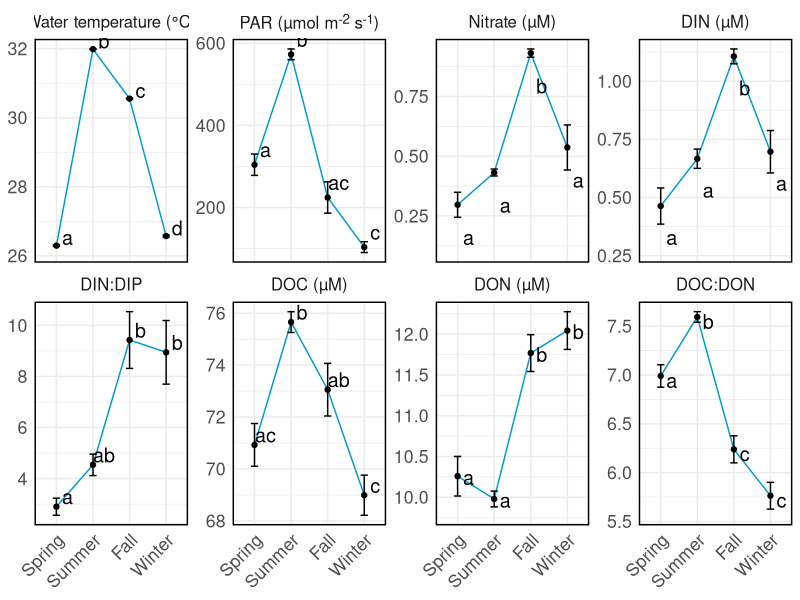
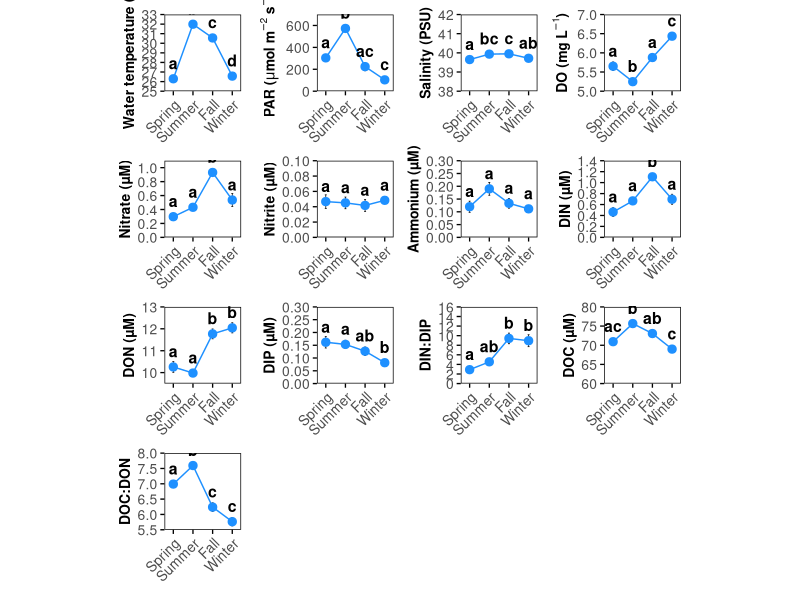
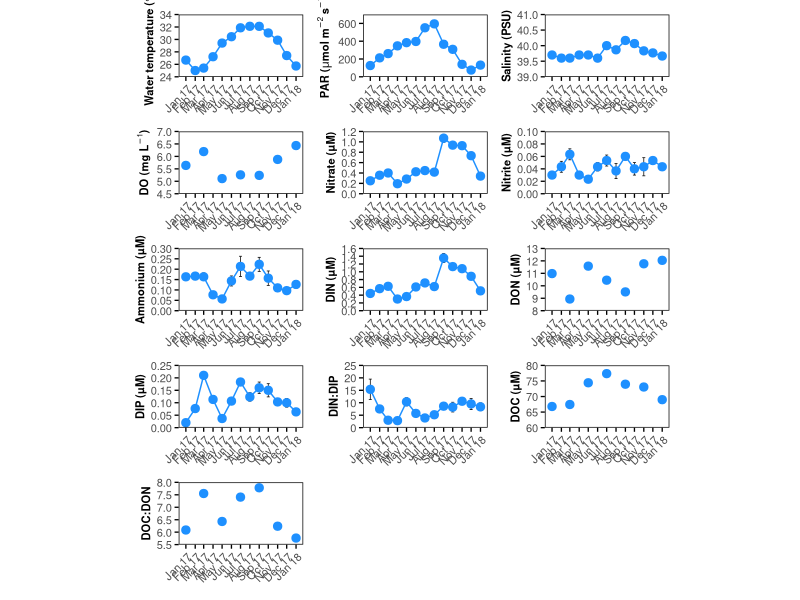
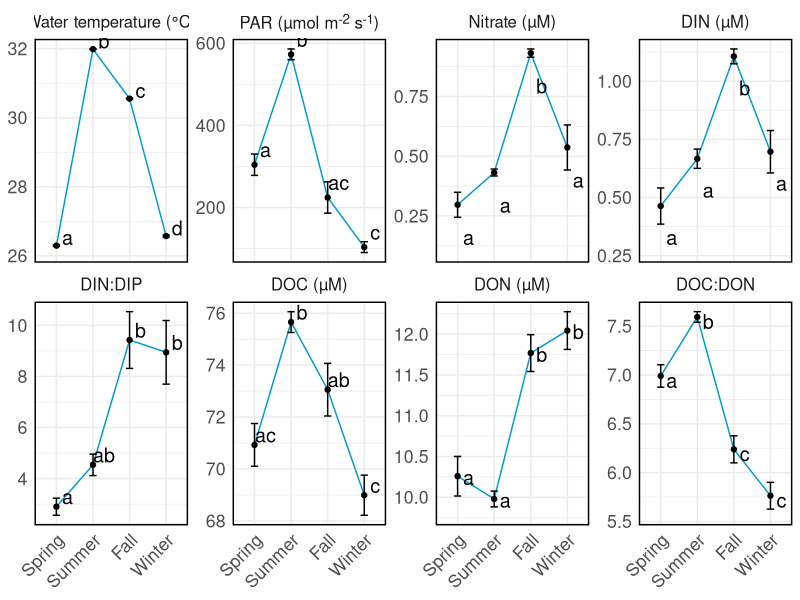
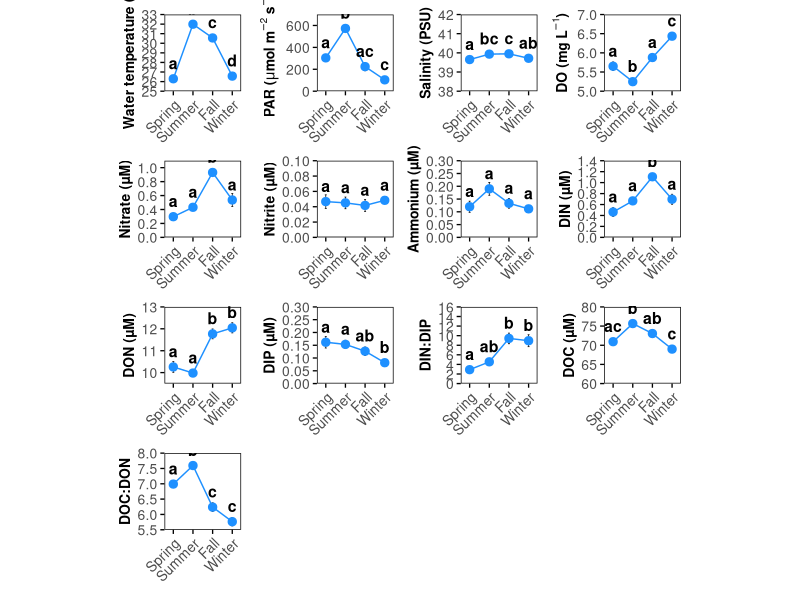
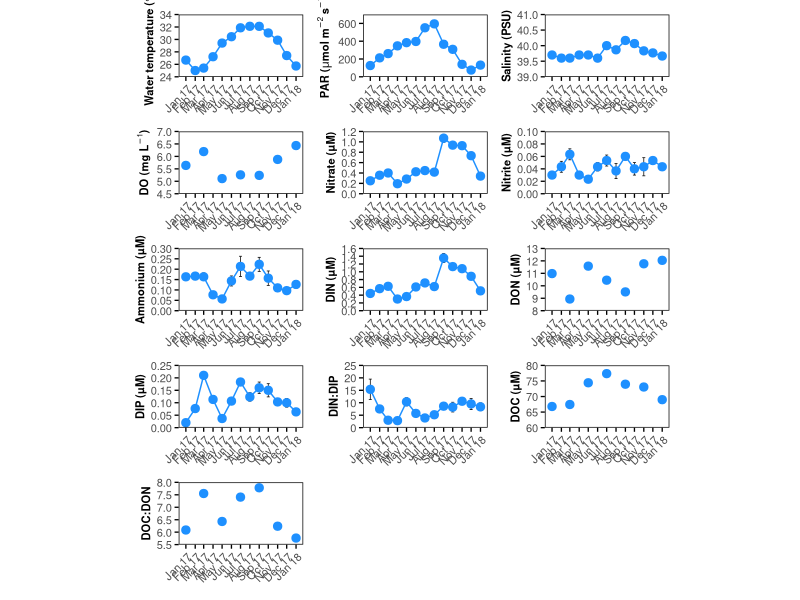

Generate these figures, in order, with R:
# Load required libraries

library(tidyverse)
library(ggforce)
library(readxl)
library(patchwork)
library(ggtext)

# set working directory to the directory the script is saved in

setwd(dirname(rstudioapi::getActiveDocumentContext()$path))

### Figure(s) 1C-J ###

# Load the respective sheet of Excel file

env_data <- read_excel("Environmental Data file Tilstra et al.xlsx", sheet = "season_mean_sem_env")

# Reshape data from wide to long format

env_long <- env_data %>%
  pivot_longer(cols = -Season, names_to = "Parameter", values_to = "Value")

# Add a new column for standard errors of mean (SEM)

env_long <- env_long %>%
  mutate(Std_Error = lead(Value),   # lead() function shifts the values down by one row
         Std_Error = if_else(str_detect(lead(Parameter), "SEM"), Std_Error, NA_real_))

# Remove rows with SEM in the Parameter column

env_long <- env_long %>%
  filter(!str_detect(Parameter, "SEM"))

# Define which parameters to keep for this plot and their desired order

plot_order_1 <- c("Temperature", "PAR", "Nitrate", "DIN", "DIN:DIP", "DOC", "DON", "DOC:DON")

# Remove the environmental parameters not needed for this plot

env_long_1 <- env_long %>%
  filter(Parameter %in% plot_order_1)

# Convert Season to factor for correct ordering

env_long_1$Season <- factor(env_long_1$Season, levels = c("Spring", "Summer", "Fall", "Winter"))

# Reorder Parameter according to plot_order_1

env_long_1$Parameter <- factor(env_long_1$Parameter, levels = plot_order_1)

# Define the significance letters for each plot (based on statistics in different R script)

significance_letters <- list(
  c("a", "b", "c", "d"),
  c("a", "b", "ac", "c"),
  c("a", "a", "b", "a"),
  c("a", "a", "b", "a"),
  c("a", "ab", "b", "b"),
  c("ac", "b", "ab", "c"),
  c("a", "a", "b", "b"),
  c("a", "b", "c", "c")
)

# Match significance letters with the parameter order

env_long_1 <- env_long_1 %>% arrange(match(Parameter, plot_order_1))

# Repeat the significance letters for each parameter

env_long_1$significance <- rep(unlist(significance_letters), length.out = nrow(env_long_1))

# Make titles for each plot

facet_labels <- c(
  "Temperature" = "Water temperature (°C)",
  "PAR"         = "PAR (µmol m<sup>-2</sup> s<sup>-1</sup>)",
  "Nitrate"     = "Nitrate (µM)",
  "DIN"         = "DIN (µM)",
  "DIN:DIP"     = "DIN:DIP",
  "DOC"         = "DOC (µM)",
  "DON"         = "DON (µM)",
  "DOC:DON"     = "DOC:DON"
)

# Create plot

plot_1 <- env_long_1 %>%
  ggplot(aes(x = Season, y = Value, group = Parameter)) +
  geom_line(color = "deepskyblue3") +
  geom_point() +
  geom_errorbar(aes(ymin = Value - Std_Error, ymax = Value + Std_Error), width = 0.2, color = "black") +  
  geom_text(aes(label = significance), vjust = -0.5, size = 5, color = "black", position = position_nudge(y = -0.2, x = 0.3)) +  # Adjust position and aesthetics of significance letters
  facet_wrap(
    ~Parameter,
    scales = "free_y",
    ncol = 4,
    strip.position = "top",
    labeller = as_labeller(facet_labels)
  ) +
  labs(y = NULL, x = NULL) +
  guides(color = "none") + 
  theme_minimal() +
  theme(
    axis.text.x = element_text(angle = 45, hjust = 1),
    text = element_text(size = 16),
    strip.text = ggtext::element_markdown(size = 12),
    panel.border = element_rect(color = "black", fill = NA, linewidth = 1)
  )

# Show the plot

print(plot_1)

# Save the plot

ggsave(
  "Figure_1C-J_blue_with_stats.pdf",
  plot_1,
  device = cairo_pdf,
  width = 9,
  height = 5
)

# significance letters and plot titles were adjusted and and panel letters added in image processing software outside of R


#### Supplementary Figure S1 ####

# Set order of parameters

plot_order_2 <- c(
  "Temperature", "PAR", "Salinity", "DO",
  "Nitrate", "Nitrite", "Ammonia",
  "DIN", "DON", "Phosphate",
  "DIN:DIP", "DOC", "DOC:DON"
)

env_long_2 <- env_long %>%
  filter(Parameter %in% plot_order_2) %>%
  mutate(
    Season    = factor(Season, levels = c("Spring","Summer","Fall","Winter")),
    Parameter = factor(Parameter, levels = plot_order_2)
  )

# Make Y-axis labels

y_labels_2 <- list(
  "Temperature" = "Water temperature (°C)",
  "PAR"         = expression(bold("PAR ("*mu*"mol m"^{-2}*" s"^{-1}*")")),
  "Salinity"    = "Salinity (PSU)",
  "DO"          = expression(bold("DO (mg L"^{-1}*")")),
  "Nitrate"     = "Nitrate (µM)",
  "Nitrite"     = "Nitrite (µM)",
  "Ammonia"     = "Ammonium (µM)",
  "DIN"         = "DIN (µM)",
  "DON"         = "DON (µM)",
  "Phosphate"   = "DIP (µM)",
  "DIN:DIP"     = "DIN:DIP",
  "DOC"         = "DOC (µM)",
  "DOC:DON"     = "DOC:DON"
)

# Define significance letters (based on statistics in the other R script)

significance_letters_2 <- list(
  c("a","b","c","d"),    # Temperature
  c("a","b","ac","c"),    # PAR
  c("a","bc","c","ab"),    # Salinity
  c("a","b","a","c"),   # DO
  c("a","a","b","a"),   # Nitrate
  c("a","a","a","a"),    # Nitrite
  c("a","a","a","a"),    # Ammonia
  c("a","a","b","a"),   # DIN
  c("a","a","b","b"),    # DON
  c("a","a","ab","b"),   # Phosphate
  c("a","ab","b","b"),    # DIN:DIP
  c("ac","b","ab","c"),  # DOC
  c("a","b","c","c")     # DOC:DON
)

env_long_2 <- env_long_2 %>%
  arrange(match(Parameter, plot_order_2), Season) %>%
  mutate(significance = unlist(significance_letters_2))

# Axis ticks

axis_specs <- tibble::tribble(
  ~Parameter,    ~breaks,                                 ~ymin,   ~ymax,
  "Temperature", 25:33,                                    25,      33,
  "PAR",         c(0, 200, 400, 600),                      0,       700,
  "Salinity",    38:42,                                    38,      42,
  "DO",          c(5.0, 5.5, 6.0, 6.5, 7.0),               5.0,     7.0,
  "Nitrate",     c(0.0, 0.2, 0.4, 0.6, 0.8, 1),            0.0,     1.1,
  "Nitrite",     c(0.00, 0.02, 0.04, 0.06, 0.08, 0.1),     0.00,    0.10,
  "Ammonia",     c(0.00, 0.05, 0.10, 0.15, 0.20, 0.25, 0.30), 0.00, 0.30,
  "DIN",         c(0.0, 0.2, 0.4, 0.6, 0.8, 1.0, 1.2, 1.4), 0.0,     1.4,
  "DON",         c(10, 11, 12, 13),                        9.5,      13,
  "Phosphate",   c(0.00, 0.05, 0.10, 0.15, 0.20, 0.25, 0.30), 0.00, 0.30,
  "DIN:DIP",     c(0, seq(2, 16, 2)),                      0,       16,
  "DOC",         c(60, 65, 70, 75, 80),                    60,      80,
  "DOC:DON",     c(5.5, 6.0, 6.5, 7.0, 7.5, 8.0),          5.5,     8.0
)

# Make one square panel per parameter

plots_list <- env_long_2 %>%
  split(.$Parameter) %>%
  lapply(function(df_param) {
    
    par_name <- as.character(unique(df_param$Parameter))
    
    spec <- axis_specs %>%
      dplyr::filter(Parameter == par_name)
    
    brks <- spec$breaks[[1]]   
    ymin <- spec$ymin          
    ymax <- spec$ymax          
    ylab_val <- y_labels_2[[par_name]]
    
    ggplot(df_param, aes(x = Season, y = Value, group = 1)) +
      geom_errorbar(
        aes(ymin = Value - Std_Error,
            ymax = Value + Std_Error),
        width = 0.1,
        linewidth=0.25,
        color = "black"
      ) +
      geom_line(color = "dodgerblue1") +
      geom_point(size = 2.5, color = "dodgerblue1") +
      geom_text(
        aes(label = significance),
        vjust = -0.8,
        size  = 4,
        fontface = "bold"
      ) +
      scale_y_continuous(
        breaks = brks,
        limits = c(ymin, ymax),
        expand = c(0, 0)
      ) +
      scale_x_discrete(expand = expansion(mult = c(0.15, 0.15))) +
      labs(x = NULL, y = ylab_val) +
      theme_minimal(base_size = 10) +
      theme(
        axis.text.x  = element_text(angle = 45, hjust = 1,size=10),
        axis.text.y  = element_text(size = 10),
        axis.title.y = element_text(size = 10, face="bold"),
        panel.border = element_rect(color = "black", fill = NA, linewidth = 0.5),
        panel.grid   = element_blank(),
        aspect.ratio = 1,
        plot.margin  = margin(5,5,5,5),
        panel.spacing = unit(1, "pt"), 
        axis.ticks   = element_line(color = "black"),
        axis.ticks.length = grid::unit(3, "pt")   # adjust or remove as you prefer
      )
  })

plot_2 <- wrap_plots(plots_list, ncol = 4)
plot_2

ggsave(
  "Supplementary_Fig_S1.pdf",
  plot_2,
  device = cairo_pdf,
  width = 12,
  height = 10
)

# Position of significance letters and plot titles were adjusted and panel letters added in image processing software outside of R

### Supplementary Figure S2 ###

# Load the respective sheet of Excel file

env_data_2 <- read_excel("Environmental Data file Tilstra et al.xlsx", sheet = "month_mean_sem_env")

# Reshape data from wide to long format

env_long_3 <- env_data_2 %>%
  pivot_longer(cols = -Month, names_to = "Parameter", values_to = "Value")

# Add a new column for standard errors of mean (SEM)

env_long_3 <- env_long_3 %>%
  mutate(Std_Error = lead(Value),   # lead() function shifts the values down by one row
         Std_Error = if_else(str_detect(lead(Parameter), "SEM"), Std_Error, NA_real_))

# Remove rows with SEM in the Parameter column

env_long_3 <- env_long_3 %>%
  filter(!str_detect(Parameter, "SEM"))

# Set order of parameters and transform month to proper date format

env_long_3 <- env_long_3 %>%
  filter(Parameter %in% plot_order_2) %>% # same order as in the previous plot S1
  mutate(
    Parameter = factor(Parameter, levels = plot_order_2),
    Month = as.Date(Month)
  )

# Axis ticks

axis_specs_2 <- tibble::tribble(
  ~Parameter,    ~breaks,                                 ~ymin,   ~ymax,
  "Temperature", seq(24, 34, 2),                           24,      34,
  "PAR",         c(0, 200, 400, 600),                      0,       700,
  "Salinity",    seq(39, 41, .5),                          39,      41,
  "DO",          c(4.5,5.0, 5.5, 6.0, 6.5, 7.0),           4.5,     7.0,
  "Nitrate",     c(0.0, 0.2, 0.4, 0.6, 0.8, 1,1.2),        0.0,     1.2,
  "Nitrite",     c(0.00, 0.02, 0.04, 0.06, 0.08, 0.1),     0.00,    0.10,
  "Ammonia",     c(0.00, 0.05, 0.10, 0.15, 0.20, 0.25, 0.30), 0.00, 0.30,
  "DIN",         c(0.0, 0.2, 0.4, 0.6, 0.8, 1.0, 1.2, 1.4,1.6), 0.0,     1.6,
  "DON",         seq(8, 13, 1),                        8,      13,
  "Phosphate",   c(0.00, 0.05, 0.10, 0.15, 0.20, 0.25), 0.00, 0.25,
  "DIN:DIP",     seq(0, 25, 5),                      0,       25,
  "DOC",         c(60, 65, 70, 75, 80),                    60,      80,
  "DOC:DON",     c(5.5, 6.0, 6.5, 7.0, 7.5, 8.0),          5.5,     8.0
)

plots_list_2 <- env_long_3 %>%
  split(.$Parameter) %>%
  lapply(function(df_param) {
    
    par_name <- as.character(unique(df_param$Parameter))
    
    spec <- axis_specs_2 %>%
      dplyr::filter(Parameter == par_name)
    
    brks <- spec$breaks[[1]]   
    ymin <- spec$ymin          
    ymax <- spec$ymax          
    ylab_val <- y_labels_2[[par_name]] # labels are the same as in S1 plot
    
    ggplot(df_param, aes(x = Month, y = Value, group = 1)) +
      geom_errorbar(
        aes(ymin = Value - Std_Error,
            ymax = Value + Std_Error),
        width = 10, # high width because it is expressed in time units
        linewidth=0.25,
        color = "black"
      ) +
      geom_line(color = "dodgerblue1") +
      geom_point(size = 2.5, color = "dodgerblue1") +
      scale_y_continuous(
        breaks = brks,
        limits = c(ymin, ymax),
        expand = c(0, 0)
      ) +
      scale_x_date(date_labels = "%b %y",date_breaks = "1 month", expand = expansion(mult = c(0.05, 0.05))) +
      labs(x = NULL, y = ylab_val) +
      theme_minimal(base_size = 10) +
      theme(
        axis.text.x  = element_text(angle = 45, hjust = 1,size=8),
        axis.text.y  = element_text(size = 8),
        axis.title.y = element_text(size = 8, face="bold"),
        panel.border = element_rect(color = "black", fill = NA, linewidth = 0.5),
        panel.grid   = element_blank(),
        aspect.ratio = 0.5,
        plot.margin  = margin(5,5,5,5),
        panel.spacing = unit(1, "pt"), 
        axis.ticks   = element_line(color = "black"),
        axis.ticks.length = grid::unit(3, "pt")   # adjust or remove as you prefer
      )
  })

plot_3 <- wrap_plots(plots_list_2, ncol = 3)
plot_3

ggsave(
  "Supplementary_Fig_S2.pdf",
  plot_3,
  device = cairo_pdf,
  width = 15,
  height = 10
)

# Position of significance letters and plot titles were adjusted and panel letters added in image processing software outside of R
